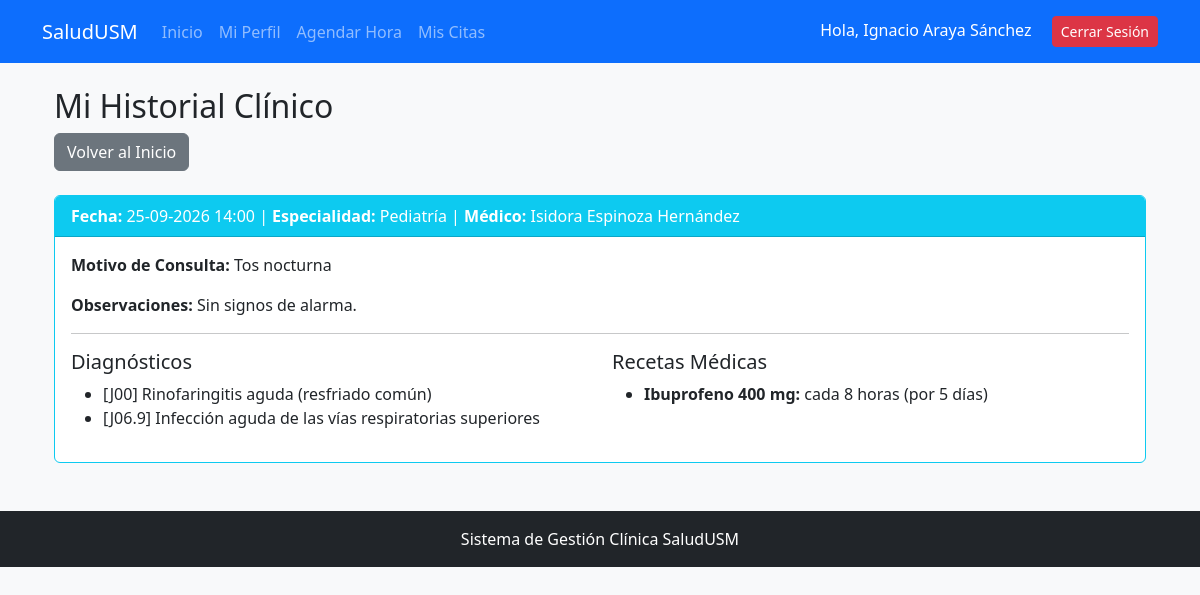
/PHP/historial_paciente.php (signed in), run on the app's committed database.
### tables this page shows
CREATE TABLE Atencion (
    id_atencion INT AUTO_INCREMENT PRIMARY KEY,
    id_cita INT NOT NULL UNIQUE,
    motivo_consulta TEXT NOT NULL,
    observaciones TEXT NOT NULL,
    FOREIGN KEY (id_cita) REFERENCES Cita(id_cita) ON DELETE CASCADE
);

CREATE TABLE Cita (
    id_cita INT AUTO_INCREMENT PRIMARY KEY,
    fecha_hora DATETIME NOT NULL,
    id_paciente INT NOT NULL,
    id_medico INT NOT NULL,
    id_centro INT NOT NULL,
    id_especialidad INT NOT NULL,
    id_estado TINYINT NOT NULL DEFAULT 1,
    activa TINYINT AS (IF(id_estado = 5, NULL, 1)) STORED,
     
    CONSTRAINT unq_medico_hora UNIQUE (id_medico, fecha_hora, activa),
    CONSTRAINT unq_paciente_hora UNIQUE (id_paciente, fecha_hora, activa),
    FOREIGN KEY (id_paciente) REFERENCES Paciente(id_paciente) ON DELETE CASCADE,
    FOREIGN KEY (id_estado) REFERENCES EstadoCita(id_estado),
    FOREIGN KEY (id_medico, id_especialidad)
        REFERENCES Medico_Especialidad(id_medico, id_especialidad)
        ON DELETE RESTRICT ON UPDATE CASCADE,
    FOREIGN KEY (id_medico, id_centro)
        REFERENCES Medico_Centro(id_medico, id_centro)
        ON DELETE RESTRICT ON UPDATE CASCADE
);

CREATE TABLE Especialidad (
    id_especialidad INT AUTO_INCREMENT PRIMARY KEY,
    nombre VARCHAR(100) NOT NULL UNIQUE
);

CREATE TABLE Medico (
    id_medico INT AUTO_INCREMENT PRIMARY KEY,
    id_usuario INT NOT NULL UNIQUE,
    rut VARCHAR(10) NOT NULL UNIQUE,
    nombre_completo VARCHAR(150) NOT NULL,
    CONSTRAINT chk_med_rut CHECK (rut REGEXP '^[0-9]{7,8}-[0-9Kk]$'),
    FOREIGN KEY (id_usuario) REFERENCES Usuario(id_usuario) ON DELETE CASCADE
);

CREATE TABLE Diagnostico (
    codigo_cie10 VARCHAR(10) PRIMARY KEY,
    descripcion VARCHAR(255) NOT NULL
);

CREATE TABLE Receta (
    id_receta INT AUTO_INCREMENT PRIMARY KEY,
    id_atencion INT NOT NULL,
    medicamento VARCHAR(150) NOT NULL,
    dosis VARCHAR(255) NOT NULL,
    dias_tratamiento INT NOT NULL,
    CONSTRAINT chk_dias CHECK (dias_tratamiento > 0),
    FOREIGN KEY (id_atencion) REFERENCES Atencion(id_atencion) ON DELETE CASCADE
);

### PHP/historial_paciente.php (the view, shortened to what this page needs)
<?php
require_once 'conexion.php';
$id_paciente = $_SESSION['identificador_usuario'];
$sql_atenciones = "SELECT a.id_atencion as id_atencion, a.motivo_consulta, a.observaciones,
                          c.fecha_hora, m.nombre_completo as medico, e.nombre as especialidad
                   FROM Atencion a
                   JOIN Cita c ON a.id_cita = c.id_cita
                   JOIN Medico m ON c.id_medico = m.id_medico
                   JOIN Especialidad e ON c.id_especialidad = e.id_especialidad
                   WHERE c.id_paciente = '$id_paciente'
                   ORDER BY c.fecha_hora DESC";
$atenciones = $pdo->query($sql_atenciones)->fetchAll(PDO::FETCH_ASSOC);
include 'header.php';
?>
<div class="container mt-4 mb-5">
    <h2>Mi Historial Clínico</h2>
    <a href="index.php" class="btn btn-secondary mb-4">Volver al Inicio</a>
    <?php if(count($atenciones) == 0): ?>
        <div class="alert alert-info">No tienes atenciones médicas registradas en tu historial.</div>
    <?php else: ?>
        <?php foreach($atenciones as $atencion): ?>
            <div class="card mb-4 border-info">
                <div class="card-header bg-info text-white">
                    <strong>Fecha:</strong> <?php echo date('d-m-Y H:i', strtotime($atencion['fecha_hora'])); ?> |
                    <strong>Especialidad:</strong> <?php echo $atencion['especialidad']; ?> |
                    <strong>Médico:</strong> <?php echo $atencion['medico']; ?>
                </div>
                <div class="card-body">
                    <p><strong>Motivo de Consulta:</strong> <?php echo $atencion['motivo_consulta']; ?></p>
                    <p><strong>Observaciones:</strong> <?php echo $atencion['observaciones']; ?></p>
                    <hr>
                    <div class="row">
                        <div class="col-md-6">
                            <h5>Diagnósticos</h5>
                            <ul>
                                <?php
                                    $id_atencion = $atencion['id_atencion'];
                                    $sql_diag = "SELECT d.codigo_cie10, d.descripcion
                                                 FROM Atencion_Diagnostico ad
                                                 JOIN Diagnostico d ON ad.codigo_cie10 = d.codigo_cie10
                                                 WHERE ad.id_atencion = $id_atencion";
                                    $diagnosticos = $pdo->query($sql_diag)->fetchAll(PDO::FETCH_ASSOC);
                                    if(count($diagnosticos) > 0){
                                        foreach($diagnosticos as $d) {
                                            echo "<li>[".$d['codigo_cie10']."] ".$d['descripcion']."</li>";
                                        }
                                    } else {
                                        echo "<li>No hay diagnósticos registrados.</li>";
                                    }
                                ?>
                            </ul>
                        </div>
                        <div class="col-md-6">
                            <h5>Recetas Médicas</h5>
                            <ul>
                                <?php
                                    $sql_receta = "SELECT medicamento, dosis, dias_tratamiento
                                                   FROM Receta
                                                   WHERE id_atencion = $id_atencion";
                                    $recetas = $pdo->query($sql_receta)->fetchAll(PDO::FETCH_ASSOC);
                                    if(count($recetas) > 0){
                                        foreach($recetas as $r) {
                                            echo "<li><strong>".$r['medicamento'].":</strong> ".$r['dosis']." (por ".$r['dias_tratamiento']." días)</li>";
                                        }
                                    } else {
                                        echo "<li>No se emitieron recetas.</li>";
                                    }
                                ?>
                            </ul>
                        </div>
                    </div>
                </div>
            </div>
        <?php endforeach; ?>
    <?php endif; ?>
</div>
<?php include 'footer.php'; ?>

### PHP/header.php (shortened to what this page needs)
<!DOCTYPE html>
<html lang="es">
<head>
    <link href="https://cdn.jsdelivr.net/npm/bootstrap@5.3.2/dist/css/bootstrap.min.css" rel="stylesheet">
</head>
<body class="bg-light">
    <nav class="navbar navbar-expand-lg navbar-dark bg-primary mb-4">
        <div class="container">
            <a class="navbar-brand" href="index.php">SaludUSM</a>
            <div class="collapse navbar-collapse" id="navbarNav">
                <ul class="navbar-nav me-auto">
                    <?php if(isset($_SESSION['identificador_usuario'])): ?>
                        <li class="nav-item">
                            <a class="nav-link" href="index.php">Inicio</a>
                        </li>
                        <li class="nav-item">
                            <a class="nav-link" href="perfil.php">Mi Perfil</a>
                        </li>
                        <?php if($_SESSION['rol_usuario'] == 1): ?>
                            <li class="nav-item"><a class="nav-link" href="agendar_cita.php">Agendar Hora</a></li>
                            <li class="nav-item"><a class="nav-link" href="mis_citas.php">Mis Citas</a></li>
                        <?php endif; ?>
                    <?php endif; ?>
                </ul>
                <span class="navbar-text">
                    <?php if(isset($_SESSION['identificador_usuario'])): ?>
                        <span class="me-3 text-white">Hola, <?php echo htmlspecialchars($_SESSION['nombre_usuario']); ?></span>
                        <a href="logout.php" class="btn btn-sm btn-danger text-white">Cerrar Sesión</a>
                    <?php endif; ?>
                </span>
            </div>
        </div>
    </nav>
    <div class="container">

### PHP/footer.php (shortened to what this page needs)
</div>
    <footer class="bg-dark text-white text-center py-3 mt-5">
        <p class="mb-0">Sistema de Gestión Clínica SaludUSM </p>
    </footer>
</body>
</html>

### data on the page
atencion: id_cita.fecha_hora "25-09-2026 14:00", especialidad.nombre "Pediatría", medico.nombre_completo "Isidora Espinoza Hernández", motivo_consulta "Tos nocturna", observaciones "Sin signos de alarma."
diagnostico: codigo_cie10 "J00", descripcion "Rinofaringitis aguda (resfriado común)"
diagnostico: codigo_cie10 "J06.9", descripcion "Infección aguda de las vías respiratorias superiores"
receta: medicamento "Ibuprofeno 400 mg", dosis "cada 8 horas", dias_tratamiento "5"

### other printed values
$_SESSION['nombre_usuario'] "Ignacio Araya Sánchez"
